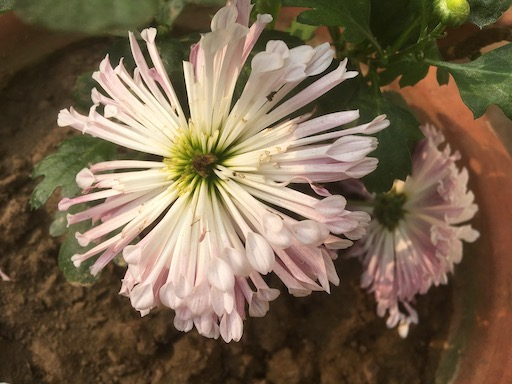
#> input picture Assignment 4/swag2198_codes/IMG_6479.jpg, 512 x 384 px, found by its file name
$ jupyter execute --allow-errors expt4.ipynb
#> lines starting #> are read from the running program, lines starting #| are printed output that depends on the picture; long printed decimals are rounded
[cell 1]
from __future__ import print_function, division
import numpy as np
import cv2
import matplotlib.pyplot as plt
from sklearn.cluster import KMeans
import pandas as pd

[cell 2]
img = cv2.imread('/home/swagatam/cpp_test/wwsIP/practice/assignment4/IMG_6479.jpg')
#> img is the input picture: shape (384, 512, 3); mean B, G, R 77.4, 100.6, 119.2
img_rgb = cv2.cvtColor(img, cv2.COLOR_BGR2RGB)
img = img / 255
img_rgb1 = img_rgb.copy()
img_rgb = img_rgb / 255
m, n, c = img.shape
#> m = 384; n = 512; c = 3
# img = cv2.cvtColor(img, cv2.COLOR_BGR2RGB)
rgb_array = np.array([img_rgb[:,:,0], img_rgb[:,:,1], img_rgb[:,:,2]]).reshape(c, m*n)

[cell 3]
print(img.shape)
#| (384, 512, 3)
print(img_rgb.shape)
#| (384, 512, 3)
print(rgb_array.shape)
#| (3, 196608)
r = rgb_array.transpose()
print(r.shape)
#| (196608, 3)

[cell 4]
print(r[0])
#| [0.3647 0.3922 0.2588]
print(r[1])
#| [0.3333 0.3608 0.2275]
print(r[100])
#| [0.3529 0.4039 0.2235]
print(r[12*n + 23])
#| [0.3333 0.3294 0.2078]
print(r[196607])
#| [0.5059 0.2784 0.1843]

[cell 5]
img_rgb[0][0]
#> Out = [0.365, 0.392, 0.259]

[cell 6]
img_rgb[0][0]
print(img_rgb[0][1])
#| [0.3333 0.3608 0.2275]
print(img_rgb[0][100])
#| [0.3529 0.4039 0.2235]
print(img_rgb[12][23])
#| [0.3333 0.3294 0.2078]
print(img_rgb[m-1][n-1])
#| [0.5059 0.2784 0.1843]

[cell 7]
plt.imshow(img_rgb, cmap = 'gray')

[cell 8]
rgb_to_xyz = np.array([
    [0.6067, 0.1736, 0.2001],
    [0.2988, 0.5868, 0.1143],
    [0.0000, 0.0661, 1.1149]
])

[cell 9]
xyz_array = np.matmul(rgb_to_xyz, rgb_array)
print(xyz_array.shape)
#| (3, 196608)
print(xyz_array.transpose()[0])
#| [0.3411 0.3687 0.3145]
xyz_array = xyz_array.transpose()
print(xyz_array.shape)
#| (196608, 3)
print(xyz_array[0])
#| [0.3411 0.3687 0.3145]
print(xyz_array[0][0])
#| 0.3411
print(xyz_array[0][1])
#| 0.3687
for i in range(xyz_array.shape[0]):
    summ = np.sum(xyz_array[i])
    xyz_array[i][0] /= summ
    xyz_array[i][1] /= summ
#> this loop made 196608 passes
#> summ on passes 1 to 3: 1.02, 0.925, 0.968
print(xyz_array[0])
#| [0.333 0.3599 0.3145]
xyz_array = xyz_array.transpose()[:-1,:]
print(xyz_array.shape)
#| (2, 196608)
print(xyz_array.transpose()[0])
#| [0.333 0.3599]

[cell 10]
# Input to this is an RGB image (numpy array)
# [8 lines left out: function img_to_rgb_matrix, not called in this run]

[cell 11]
# Input to this is a 3 x num_pixels shaped 2D matrix
# [11 lines left out: function rgb_to_xyz, not called in this run]

[cell 12]
# Takes an img which is read by opencv that is BGR, may be after cropping
# as required
# [15 lines left out: function get_2D_chromatics, not called in this run]

[cell 13]
# [33 lines left out: function get_dominant_color, not called in this run]

[cell 14]
plt.scatter(xyz_array[0], xyz_array[1], s = 1)
plt.show()
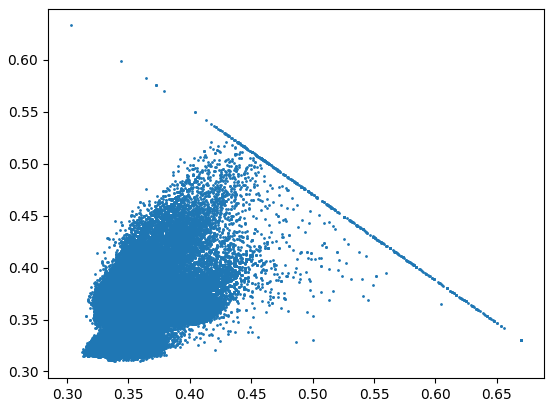
#> figure drawn by matplotlib, 1 panel

[cell 15]
df = pd.DataFrame({
    'x': xyz_array[0],
    'y': xyz_array[1]
})
#> df = table of 196608 rows and 2 columns
kmeans = KMeans(n_clusters=3)
kmeans.fit(df)

[cell 16]
labels = kmeans.predict(df)
centroids = kmeans.cluster_centers_
colmap = {1: 'r', 2: 'g', 3: 'b'}

[cell 17]
labels

[cell 18]
fig = plt.figure()

colors = map(lambda x: colmap[x+1], labels)

#> (the rest of this cell did not finish here and is left out)

[cell 19]
k, counts = np.unique(labels, return_counts = True)
#> k = [0, 1, 2]; counts = [80708, 95967, 19933]

[cell 20]
k
#> Out = [0, 1, 2]

[cell 21]
counts
#> Out = [80708, 95967, 19933]

[cell 22]
mode = np.argmax(counts)
#> mode = 1
pixels = counts[mode]
#> pixels = 95967
print(mode, pixels)
#| 1 95967

[cell 23]
indices = np.where(labels == mode)
indices = indices[0]
print(indices.shape)
#| (95967,)
print(indices[394])
#| 645

[cell 24]
plt.imshow(img_rgb, cmap = 'gray')

[cell 25]
dominant = img_rgb1
for i in range(len(indices)):
    x = indices[i] / n
    y = indices[i] % n
    dominant[int(x), y] = np.array([255, 255, 255])
#> this loop made 95967 passes
#> (x, y) on passes 1 to 3: (0, 0), (0.00195, 1), (0.00391, 2)
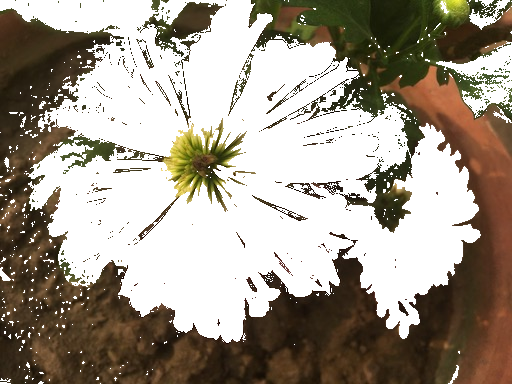
#> dominant: shape (384, 512, 3); mean R, G, B 161.5, 152.7, 139.9

[cell 26]
plt.imshow(img_rgb1, cmap = 'gray')
plt.imsave('mode2.png',img_rgb1, cmap = 'gray')

[cell 27]
# Input to this is an RGB image (numpy array)
def img_to_rgb_matrix(img_rgb):

    m, n, c = img_rgb.shape
#> m = 384; n = 512; c = 3
    img_rgb = img_rgb / 255
    # rgb_array is of shape 3 x no. of pixels and stores [R, G, B] value in each column
    rgb_array = np.array([img_rgb[:,:,0], img_rgb[:,:,1], img_rgb[:,:,2]]).reshape(c, m*n)

    return rgb_array

[cell 28]
# Input to this is a 3 x num_pixels shaped 2D matrix
def rgb_to_xyz(rgb_array):

    conv_mat = np.array([
        [0.6067, 0.1736, 0.2001],
        [0.2988, 0.5868, 0.1143],
        [0.0000, 0.0661, 1.1149]
    ])

    xyz_array = np.matmul(conv_mat, rgb_array)

    return xyz_array

[cell 29]
# Takes an img which is read by opencv that is BGR, may be after cropping
# as required
def get_2D_chromatics(img):

    img_rgb = cv2.cvtColor(img, cv2.COLOR_BGR2RGB)

    rgb_array = img_to_rgb_matrix(img_rgb)
    xyz_array = rgb_to_xyz(rgb_array)

    xyz_array = xyz_array.transpose() #makes it [numpixels x 3] shaped
    for i in range(xyz_array.shape[0]):
        summ = np.sum(xyz_array[i])
        xyz_array[i][0] /= summ
        xyz_array[i][1] /= summ
    xy_array = xyz_array.transpose()[:-1,:] #It is [2 x numpixels] shaped

    return xy_array

[cell 30]
def get_dominant_color(img_rgb, xy_array):

    m, n, c = img_rgb.shape
#> m = 384; n = 512; c = 3

    data = pd.DataFrame({
        'x': xy_array[0],
        'y': xy_array[1]
    })
#> data = table of 196608 rows and 2 columns

    kmeans = KMeans(n_clusters = 3)
    kmeans.fit(data)

    labels = kmeans.predict(data)
    centroids = kmeans.cluster_centers_

    k, counts = np.unique(labels, return_counts = True)
#> k = [0, 1, 2]; counts = [19933, 80708, 95967]
    mode = np.argmax(counts)
#> mode = 2
    pixels = counts[mode]
#> pixels = 95967

    indices = np.where(labels == mode)
    indices = indices[0]
    inds = []

    dom = img_rgb.copy()

    for i in range(len(indices)):
        x = indices[i] / n
        y = indices[i] % n
        dom[int(x), y] = np.array([255, 255, 255]) #color it white
        inds.append((int(x), y))
#> after the loop, inds = 95967 items

    dom = cv2.cvtColor(dom, cv2.COLOR_RGB2BGR)
    cv2.imwrite('dominant_color.jpg', dom)

    return inds # To be used later for color Transfer

[cell 31]
img = cv2.imread('/home/swagatam/cpp_test/wwsIP/practice/assignment4/IMG_6479.jpg')
# img = img[50:300, 100:350]
img_rgb = cv2.cvtColor(img, cv2.COLOR_BGR2RGB)

xy_array = get_2D_chromatics(img)
pixels = get_dominant_color(img_rgb, xy_array)
#> pixels = 95967 items

[cell 32]
plt.imshow(img_rgb, cmap = 'gray')

[cell 33]
img_cropped = img[0:340, 50:400]
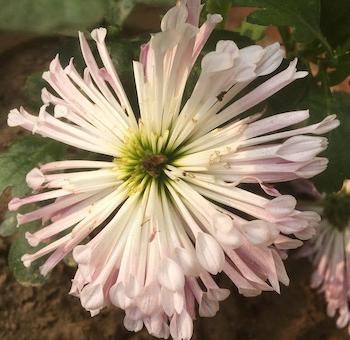
#> img_cropped: shape (340, 350, 3); mean B, G, R 100.9, 124.2, 140.8

$ run again, with Assignment 4/swag2198_codes/IMG_6477.jpg copied over Assignment 4/swag2198_codes/IMG_6479.jpg
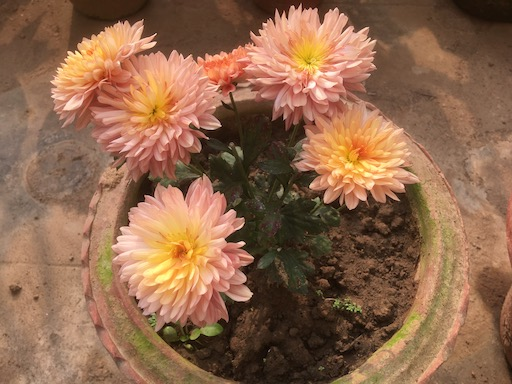
#> input picture Assignment 4/swag2198_codes/IMG_6477.jpg, 512 x 384 px, found by its file name
#> img is the input picture: shape (384, 512, 3); mean B, G, R 76.8, 103.8, 143.4
#| (384, 512, 3)
#| (384, 512, 3)
#| (3, 196608)
#| (196608, 3)
#| [0.2941 0.2078 0.1529]
#| [0.2941 0.2078 0.1529]
#| [0.2353 0.1333 0.06667]
#| [0.4941 0.3294 0.2314]
#| [0.3333 0.2118 0.1412]
#> `img_rgb[0][0]`: Out = [0.294, 0.208, 0.153]
#| [0.2941 0.2078 0.1529]
#| [0.2353 0.1333 0.06667]
#| [0.4941 0.3294 0.2314]
#| [0.3333 0.2118 0.1412]
#| (3, 196608)
#| [0.2451 0.2273 0.1843]
#| (196608, 3)
#| [0.2451 0.2273 0.1843]
#| 0.2451
#| 0.2273
#> the loop `for i in range(xyz_array.shape[0]):` made 196608 passes
#> summ on passes 1 to 3: 0.657, 0.657, 0.648
#| [0.3733 0.3462 0.1843]
#| (2, 196608)
#| [0.3733 0.3462]
#> df = table of 196608 rows and 2 columns
#> `k, counts = np.unique(labels, return_counts = True)`: k = [0, 1, 2]; counts = [111445, 71181, 13982]
#> `k`: Out = [0, 1, 2]
#> `counts`: Out = [111445, 71181, 13982]
#> `mode = np.argmax(counts)`: mode = 0
#> `pixels = counts[mode]`: pixels = 111445
#| 0 111445
#| (111445,)
#| 3459
#> the loop `for i in range(len(indices)):` made 111445 passes
#> (x, y) on passes 1 to 3: (0, 0), (0.00195, 1), (0.00586, 3)
#> the loop in get_2D_chromatics, `for i in range(xyz_array.shape[0]):` made 196608 passes
#> data = table of 196608 rows and 2 columns
#> in get_dominant_color, `k, counts = np.unique(labels, return_counts = True)`: k = [0, 1, 2]; counts = [73056, 15485, 108067]
#> in get_dominant_color, `mode = np.argmax(counts)`: mode = 2
#> in get_dominant_color, `pixels = counts[mode]`: pixels = 108067
#> the loop in get_dominant_color, `for i in range(len(indices)):` made 108067 passes
#> after the loop in get_dominant_color, `for i in range(len(indices)):`:
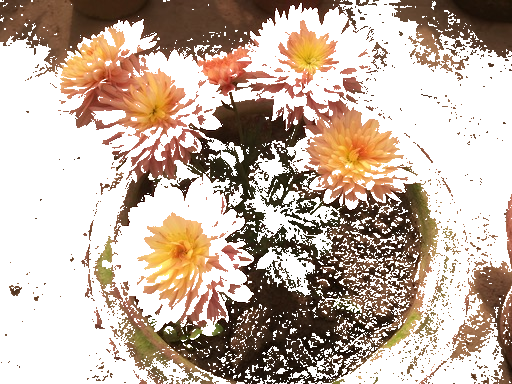
#> dom: shape (384, 512, 3); mean R, G, B 194.6, 176.6, 162.9
#> after the loop in get_dominant_color, `for i in range(len(indices)):`: inds = 108067 items
#> `img_cropped = img[0:340, 50:400]`:
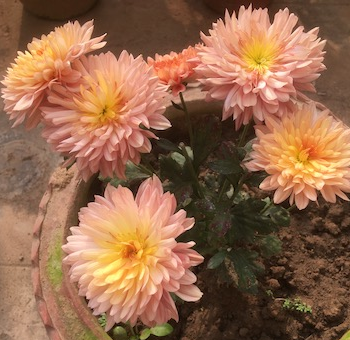
#> img_cropped: shape (340, 350, 3); mean B, G, R 76.3, 104.5, 148.4

$ run again, with Assignment 4/swag2198_codes/IMG_6481.jpg copied over Assignment 4/swag2198_codes/IMG_6479.jpg
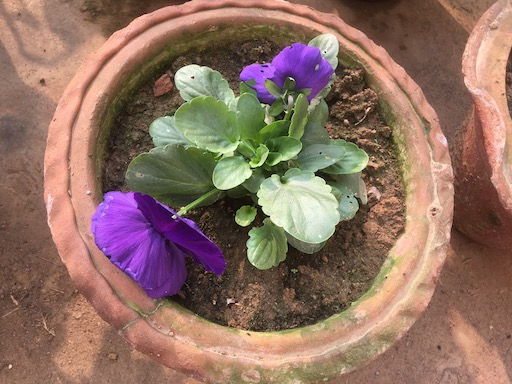
#> input picture Assignment 4/swag2198_codes/IMG_6481.jpg, 512 x 384 px, found by its file name
#> img is the input picture: shape (384, 512, 3); mean B, G, R 99.2, 113.3, 144
#| (384, 512, 3)
#| (384, 512, 3)
#| (3, 196608)
#| (196608, 3)
#| [0.5686 0.4392 0.3804]
#| [0.5961 0.4549 0.3922]
#| [0.4118 0.3059 0.2235]
#| [0.6196 0.4784 0.4157]
#| [0.7176 0.5373  0.4863]
#> `img_rgb[0][0]`: Out = [0.569, 0.439, 0.38]
#| [0.5961 0.4549 0.3922]
#| [0.4118 0.3059 0.2235]
#| [0.6196 0.4784 0.4157]
#| [0.7176 0.5373  0.4863]
#| (3, 196608)
#| [0.4974 0.4711 0.4531]
#| (196608, 3)
#| [0.4974 0.4711 0.4531]
#| 0.4974
#| 0.4711
#> the loop `for i in range(xyz_array.shape[0]):` made 196608 passes
#> summ on passes 1 to 3: 1.42, 1.48, 1.53
#| [0.3499 0.3314 0.4531]
#| (2, 196608)
#| [0.3499 0.3314]
#> df = table of 196608 rows and 2 columns
#> `k, counts = np.unique(labels, return_counts = True)`: k = [0, 1, 2]; counts = [153942, 11871, 30795]
#> `k`: Out = [0, 1, 2]
#> `counts`: Out = [153942, 11871, 30795]
#> `mode = np.argmax(counts)`: mode = 0
#> `pixels = counts[mode]`: pixels = 153942
#| 0 153942
#| (153942,)
#| 394
#> the loop `for i in range(len(indices)):` made 153942 passes
#> x on passes 1 to 3: 0, 0.00195, 0.00391
#> the loop in get_2D_chromatics, `for i in range(xyz_array.shape[0]):` made 196608 passes
#> data = table of 196608 rows and 2 columns
#> in get_dominant_color, `k, counts = np.unique(labels, return_counts = True)`: k = [0, 1, 2]; counts = [168398, 11826, 16384]
#> in get_dominant_color, `mode = np.argmax(counts)`: mode = 0
#> in get_dominant_color, `pixels = counts[mode]`: pixels = 168398
#> the loop in get_dominant_color, `for i in range(len(indices)):` made 168398 passes
#> after the loop in get_dominant_color, `for i in range(len(indices)):`:
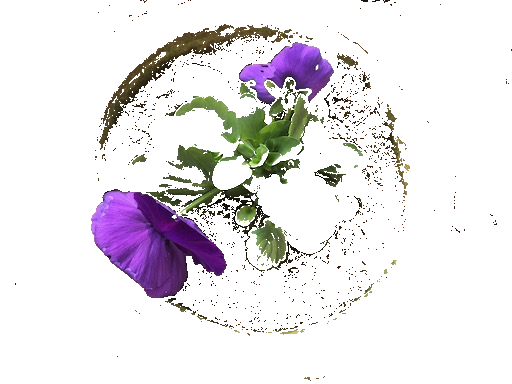
#> dom: shape (384, 512, 3); mean R, G, B 232, 228.7, 231.5
#> after the loop in get_dominant_color, `for i in range(len(indices)):`: inds = 168398 items
#> `img_cropped = img[0:340, 50:400]`:
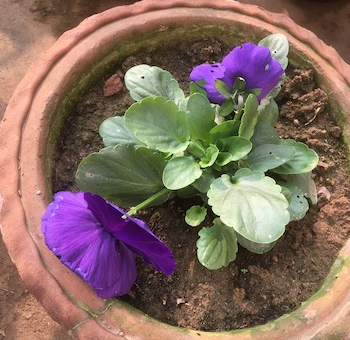
#> img_cropped: shape (340, 350, 3); mean B, G, R 98.2, 109.5, 134.1
